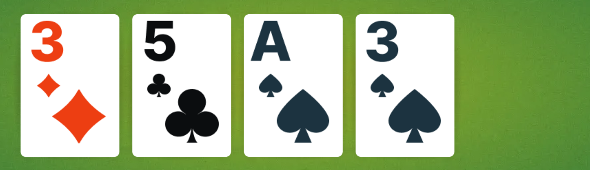
#> input picture archive/debug_community_cards.png, 590 x 170 px
$ python -i image_analysis_fixed.py   (imports and definitions only)
#> lines starting #> are read from the running program, lines starting #| are printed output that depends on the picture; after the words box and inside, x2 and y2 are one past the last pixel; in counts of white or black regions, pixels touching at a corner belong together
"""
🔍 Module d'Analyse d'Images - Détection de Cartes et OCR
========================================================

Ce module gère la reconnaissance visuelle des éléments de poker :
- Détection des cartes (OCR + ML)
- Reconnaissance des jetons et montants
- Extraction de texte avec Tesseract
- Validation et filtrage des résultats

FONCTIONNALITÉS
===============

✅ Détection OCR des cartes
✅ Détection ML des cartes
✅ OCR robuste pour les montants
✅ Validation automatique des résultats
✅ Gestion d'erreurs complète

MÉTHODES PRINCIPALES
====================

- detect_cards() : Détection principale des cartes
- extract_text() : OCR avec Tesseract
- detect_chips() : Reconnaissance des jetons
- validate_card() : Validation des cartes détectées

VERSION: 3.0.0 - AVEC ML
DERNIÈRE MISE À JOUR: 2025-01-XX
"""

import cv2
import numpy as np
import pytesseract
import logging
from typing import List, Optional, Tuple, Dict
from dataclasses import dataclass

@dataclass
class Card:
    rank: str
    suit: str
    confidence: float
    position: Tuple[int, int]

class ImageAnalyzer:
    """
    Analyseur d'images pour la détection de cartes et OCR
    """

    def __init__(self, tesseract_path: str = None):
        self.logger = logging.getLogger(__name__)

        # Configuration Tesseract
        if tesseract_path:
            pytesseract.pytesseract.tesseract_cmd = tesseract_path

        # Mapping OCR pour corriger les erreurs courantes
        self.ocr_mapping = {
            '0': 'O',
            '1': 'I',
            'l': 'I',
            'I': 'I',
            'O': '0',
            'S': '5',
            'G': '6',
            'B': '8'
        }

        # NOUVEAU: Cache intelligent pour performance
        self.image_cache = {}
        self.decision_cache = {}
        self.last_capture_time = 0
        self.cache_ttl = 0.05  # 50ms TTL pour le cache

        # NOUVEAU: Métriques de performance optimisées
        self.performance_metrics = {
            'capture_times': [],
            'decision_times': [],
            'ocr_times': [],
            'total_cycles': 0,
            'avg_cycle_time': 0,
            'cache_hits': 0,
            'cache_misses': 0
        }

        # NOUVEAU: Configuration de performance ultra-optimisée
        self.performance_config = {
            'capture_interval': 0.005,  # 5ms entre captures
            'decision_timeout': 0.02,  # 20ms max pour décision
            'cache_enabled': True,
            'parallel_processing': False,  # Désactivé pour stabilité
            'ultra_fast_mode': True,
            'max_cache_size': 100,  # Limite la taille du cache
            'memory_cleanup_interval': 100  # Nettoyage tous les 100 cycles
        }

    # [219 lines left out: functions detect_cards, _detect_cards_ultra_fast, _analyze_colors_ultra_fast, _determine_suit_by_position_and_color, _detect_cards_ocr_optimized, _try_ocr_config, not called in this run]

    def _preprocess_for_ocr(self, image: np.ndarray) -> np.ndarray:
        """
        Prétraitement optimisé pour la détection de cartes
        """
        try:
            # Conversion en niveaux de gris
            if len(image.shape) == 3:
                gray = cv2.cvtColor(image, cv2.COLOR_BGR2GRAY)
            else:
                gray = image.copy()

            # Redimensionnement pour améliorer l'OCR
            height, width = gray.shape
            if width < 100:  # Image trop petite
                scale = 2.0
                new_width = int(width * scale)
                new_height = int(height * scale)
                gray = cv2.resize(gray, (new_width, new_height), interpolation=cv2.INTER_CUBIC)

            # Amélioration du contraste avec CLAHE
            clahe = cv2.createCLAHE(clipLimit=3.0, tileGridSize=(8,8))
            enhanced = clahe.apply(gray)

            # Réduction du bruit avec filtre bilatéral
            denoised = cv2.bilateralFilter(enhanced, 9, 75, 75)

            # Seuillage adaptatif multiple
            # Méthode 1: Seuillage adaptatif gaussien
            binary1 = cv2.adaptiveThreshold(
                denoised, 255, cv2.ADAPTIVE_THRESH_GAUSSIAN_C,
                cv2.THRESH_BINARY, 11, 2
            )

            # Méthode 2: Seuillage adaptatif moyen
            binary2 = cv2.adaptiveThreshold(
                denoised, 255, cv2.ADAPTIVE_THRESH_MEAN_C,
                cv2.THRESH_BINARY, 15, 3
            )

            # Méthode 3: Seuillage Otsu
            _, binary3 = cv2.threshold(denoised, 0, 255, cv2.THRESH_BINARY + cv2.THRESH_OTSU)

            # Combiner les résultats
            combined = cv2.bitwise_and(binary1, binary2)
            combined = cv2.bitwise_or(combined, binary3)

            # Morphologie pour nettoyer
            kernel = cv2.getStructuringElement(cv2.MORPH_RECT, (2, 2))
            cleaned = cv2.morphologyEx(combined, cv2.MORPH_CLOSE, kernel)

            return cleaned

        except Exception as e:
            self.logger.error(f"Erreur prétraitement OCR: {e}")
            return image

    # [510 lines left out: functions _parse_ocr_text_advanced, _detect_cards_by_contours, _analyze_card_region, _detect_cards_by_color, _find_color_regions, _associate_colors_with_ranks and 9 more, not called in this run]

    def debug_card_detection(self, image: np.ndarray, region_name: str = "debug") -> Dict:
        """
        Méthode de debug pour analyser la détection de cartes
        """
        debug_info = {
            'region': region_name,
            'image_shape': image.shape if image is not None else None,
            'ocr_results': [],
            'detected_cards': [],
            'errors': []
        }

        try:
            if image is None or image.size == 0:
                debug_info['errors'].append("Image vide")
                return debug_info

            # Test OCR avec différentes configurations
            configs = [
                ('Standard', '--oem 3 --psm 6'),
                ('Dense', '--oem 3 --psm 8'),
                ('Single char', '--oem 3 --psm 10'),
                ('Cards only', '--oem 3 --psm 6 -c tessedit_char_whitelist=23456789TJQKA♠♥♦♣'),
                ('Cards dense', '--oem 3 --psm 8 -c tessedit_char_whitelist=23456789TJQKA♠♥♦♣'),
            ]

            for config_name, config in configs:
                try:
                    processed = self._preprocess_for_ocr(image)
                    text = pytesseract.image_to_string(processed, config=config)
                    debug_info['ocr_results'].append({
                        'config': config_name,
                        'text': text.strip(),
                        'length': len(text.strip())
                    })
                except Exception as e:
                    debug_info['errors'].append(f"OCR {config_name}: {e}")

            # Test de détection complète
            detected_cards = self.detect_cards(image, region_name)
            debug_info['detected_cards'] = [f"{c.rank}{c.suit}" for c in detected_cards]

            # Analyse des couleurs
            try:
                hsv = cv2.cvtColor(image, cv2.COLOR_BGR2HSV)
                red_pixels = cv2.countNonZero(cv2.inRange(hsv, np.array([0, 100, 100]), np.array([10, 255, 255])))
                black_pixels = cv2.countNonZero(cv2.inRange(hsv, np.array([0, 0, 0]), np.array([180, 255, 30])))
                debug_info['color_analysis'] = {
                    'red_pixels': red_pixels,
                    'black_pixels': black_pixels,
                    'total_pixels': image.shape[0] * image.shape[1]
                }
            except Exception as e:
                debug_info['errors'].append(f"Analyse couleur: {e}")

            return debug_info

        except Exception as e:
            debug_info['errors'].append(f"Erreur générale: {e}")
            return debug_info

>>> import cv2
>>> picture = cv2.imread('../archive/debug_community_cards.png')
#> picture is the input picture: shape (170, 590, 3); mean B, G, R 142.3, 185.1, 166.5
>>> result = ImageAnalyzer().debug_card_detection(picture)
#> in debug_card_detection, `debug_info = { 'region': region_name, 'image_shape': image.shape if im..`: debug_info = {'region': 'debug', 'image_shape': (170, 590, 3), 'ocr_results': [], 'detected_cards': [], 'errors': []}
#> the loop in debug_card_detection, `for config_name, config in configs:` made 1 pass
#> pass 1, in _preprocess_for_ocr, `gray = cv2.cvtColor(image, cv2.COLOR_BGR2GRAY)`:
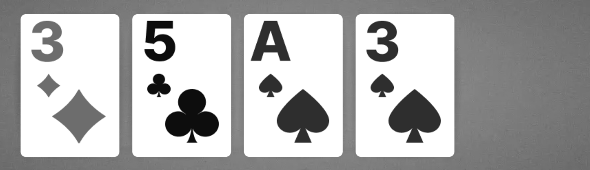
#> gray: shape (170, 590); min 4, max 255, mean 174.7
#> pass 1, in _preprocess_for_ocr, `binary1 = cv2.adaptiveThreshold( denoised, 255, cv2.ADAPTIVE_THRESH_GA..`:
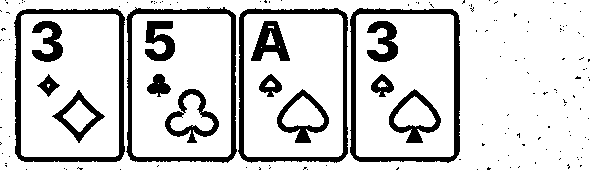
#> binary1: shape (170, 590); 82.7% white; 152 black regions (136 under 20 px), largest, box (x1, y1, x2, y2) and area: (350, 8, 460, 163) 2519, (14, 8, 125, 162) 2505, (126, 7, 237, 163) 2303
#> after the loop in debug_card_detection, `for config_name, config in configs:`:
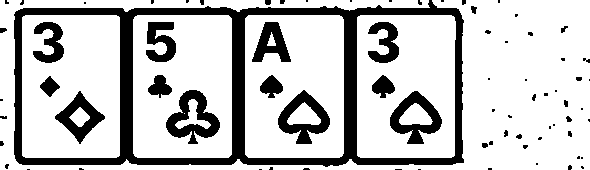
#> processed: shape (170, 590); 76.5% white; 76 black regions (50 under 20 px), largest, box (x1, y1, x2, y2) and area: (14, 0, 464, 167) 13853, (166, 90, 220, 144) 1355, (278, 90, 330, 144) 1211
#> (the run stopped early here; a loop or call above may not have finished)

$ run again, on archive/debug_hand_area.png
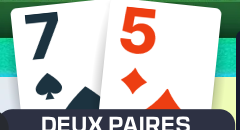
#> input picture archive/debug_hand_area.png, 240 x 130 px
#> picture is the input picture: shape (130, 240, 3); mean B, G, R 187.7, 192.8, 187.9
#> debug_info = {'region': 'debug', 'image_shape': (130, 240, 3), 'ocr_results': [], 'detected_cards': [], 'errors': []}
#> the loop in debug_card_detection, `for config_name, config in configs:` made 1 pass
#> pass 1, in _preprocess_for_ocr, `binary1 = cv2.adaptiveThreshold( denoised, 255, cv2.ADAPTIVE_THRESH_GA..`:
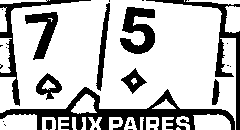
#> binary1: shape (130, 240); 74.1% white; 28 black regions (16 under 20 px), largest, box (x1, y1, x2, y2) and area: (0, 87, 235, 130) 2978, (146, 0, 240, 130) 1200, (120, 7, 155, 54) 969
#> after the loop in debug_card_detection, `for config_name, config in configs:`:
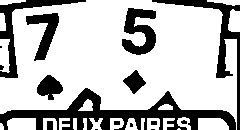
#> processed: shape (130, 240); 73.3% white; 16 black regions (6 under 20 px), largest, box (x1, y1, x2, y2) and area: (0, 88, 236, 130) 3441, (152, 0, 240, 130) 1361, (0, 0, 86, 78) 1043

$ run again, on archive/debug_opponent1_current_bet.png
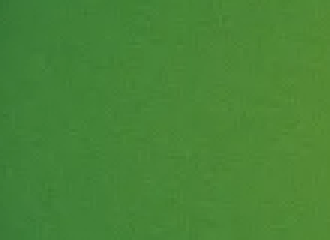
#> input picture archive/debug_opponent1_current_bet.png, 110 x 80 px (shown 3 times larger)
#> picture is the input picture: shape (80, 110, 3); mean B, G, R 54.6, 132.7, 71.6
#> debug_info = {'region': 'debug', 'image_shape': (80, 110, 3), 'ocr_results': [], 'detected_cards': [], 'errors': []}
#> the loop in debug_card_detection, `for config_name, config in configs:` made 1 pass
#> pass 1, in _preprocess_for_ocr, `binary1 = cv2.adaptiveThreshold( denoised, 255, cv2.ADAPTIVE_THRESH_GA..`:
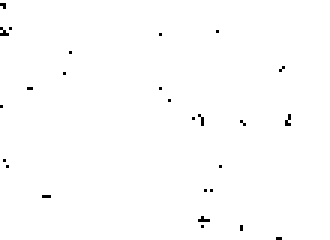
#> binary1: shape (80, 110) (shown 3 times larger); 99.4% white; black in thin lines or dots, all inside (x1, y1, x2, y2) = (0, 1, 97, 80)
#> after the loop in debug_card_detection, `for config_name, config in configs:`:
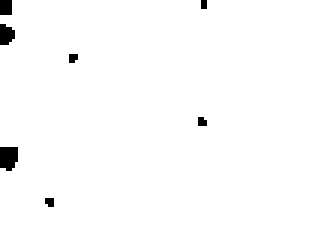
#> processed: shape (80, 110) (shown 3 times larger); 98.6% white; 7 black regions (4 under 20 px), largest, box (x1, y1, x2, y2) and area: (0, 49, 6, 57) 42, (0, 8, 5, 15) 28, (0, 0, 4, 5) 20
